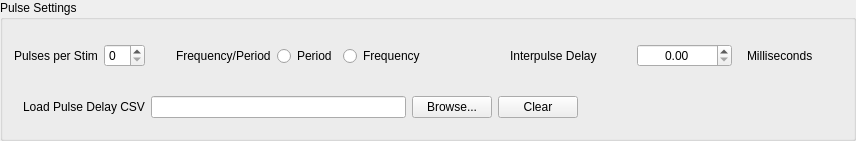
                   <widget class="QGroupBox" name="PulseSettings">
                    <property name="title">
                     <string>Pulse Settings</string>
                    </property>
                    <layout class="QGridLayout" name="gridLayout_40">
                     <item row="0" column="3">
                      <widget class="QWidget" name="widget_7" native="true">
                       <layout class="QGridLayout" name="gridLayout_41">
                        <item row="1" column="0">
                         <widget class="QLabel" name="label_89">
                          <property name="text">
                           <string>Frequency/Period</string>
                          </property>
                         </widget>
                        </item>
                        <item row="1" column="2">
                         <widget class="QRadioButton" name="radioButton_2">
                          <property name="text">
                           <string>Period</string>
                          </property>
                         </widget>
                        </item>
                        <item row="1" column="3">
                         <widget class="QRadioButton" name="radioButton">
                          <property name="text">
                           <string>Frequency</string>
                          </property>
                         </widget>
                        </item>
                       </layout>
                      </widget>
                     </item>
                     <item row="0" column="1">
                      <widget class="QSpinBox" name="spinBox"/>
                     </item>
                     <item row="0" column="6">
                      <widget class="QWidget" name="interpulsedelay_widget" native="true">
                       <property name="sizePolicy">
                        <sizepolicy hsizetype="MinimumExpanding" vsizetype="Preferred">
                         <horstretch>0</horstretch>
                         <verstretch>0</verstretch>
                        </sizepolicy>
                       </property>
                       <property name="minimumSize">
                        <size>
                         <width>350</width>
                         <height>0</height>
                        </size>
                       </property>
                       <layout class="QGridLayout" name="gridLayout_49">
                        <item row="0" column="1">
                         <widget class="QDoubleSpinBox" name="doubleSpinBox">
                          <property name="alignment">
                           <set>Qt::AlignmentFlag::AlignCenter</set>
                          </property>
                         </widget>
                        </item>
                        <item row="0" column="2">
                         <widget class="QWidget" name="widget_29" native="true">
                          <layout class="QGridLayout" name="gridLayout_53">
                           <item row="0" column="0">
                            <widget class="QLabel" name="label_90">
                             <property name="text">
                              <string>Milliseconds</string>
                             </property>
                            </widget>
                           </item>
                          </layout>
                         </widget>
                        </item>
                        <item row="0" column="0">
                         <widget class="QWidget" name="widget_12" native="true">
                          <property name="minimumSize">
                           <size>
                            <width>130</width>
                            <height>0</height>
                           </size>
                          </property>
                          <layout class="QGridLayout" name="gridLayout_52">
                           <item row="0" column="0">
                            <widget class="QLabel" name="label_29">
                             <property name="text">
                              <string>Interpulse Delay</string>
                             </property>
                            </widget>
                           </item>
                          </layout>
                         </widget>
                        </item>
                       </layout>
                      </widget>
                     </item>
                     <item row="0" column="2">
                      <spacer name="horizontalSpacer">
                       <property name="orientation">
                        <enum>Qt::Orientation::Horizontal</enum>
                       </property>
                       <property name="sizeType">
                        <enum>QSizePolicy::Policy::MinimumExpanding</enum>
                       </property>
                       <property name="sizeHint" stdset="0">
                        <size>
                         <width>10</width>
                         <height>20</height>
                        </size>
                       </property>
                      </spacer>
                     </item>
                     <item row="0" column="4">
                      <spacer name="horizontalSpacer_4">
                       <property name="orientation">
                        <enum>Qt::Orientation::Horizontal</enum>
                       </property>
                       <property name="sizeHint" stdset="0">
                        <size>
                         <width>40</width>
                         <height>20</height>
                        </size>
                       </property>
                      </spacer>
                     </item>
                     <item row="0" column="0">
                      <widget class="QLabel" name="label_3">
                       <property name="text">
                        <string>Pulses per Stim</string>
                       </property>
                      </widget>
                     </item>
                     <item row="1" column="0" colspan="7">
                      <widget class="QWidget" name="pulse_delay_csv_widget" native="true">
                       <layout class="QGridLayout" name="gridLayout_pulse_delay_csv">
                        <item row="1" column="0">
                         <widget class="QLabel" name="pulse_delay_csv_label">
                          <property name="text">
                           <string>Load Pulse Delay CSV</string>
                          </property>
                         </widget>
                        </item>
                        <item row="1" column="1">
                         <widget class="QLineEdit" name="pulse_delay_csv_path">
                          <property name="readOnly">
                           <bool>true</bool>
                          </property>
                         </widget>
                        </item>
                        <item row="1" column="2">
                         <widget class="QPushButton" name="pulse_delay_csv_browse">
                          <property name="minimumSize">
                           <size>
                            <width>80</width>
                            <height>0</height>
                           </size>
                          </property>
                          <property name="text">
                           <string>Browse...</string>
                          </property>
                         </widget>
                        </item>
                        <item row="1" column="3">
                         <widget class="QPushButton" name="pulse_delay_csv_clear">
                          <property name="minimumSize">
                           <size>
                            <width>80</width>
                            <height>0</height>
                           </size>
                          </property>
                          <property name="text">
                           <string>Clear</string>
                          </property>
                         </widget>
                        </item>
                        <item row="1" column="4">
                         <spacer name="pulse_delay_csv_spacer">
                          <property name="orientation">
                           <enum>Qt::Orientation::Horizontal</enum>
                          </property>
                          <property name="sizeHint" stdset="0">
                           <size>
                            <width>40</width>
                            <height>20</height>
                           </size>
                          </property>
                         </spacer>
                        </item>
                       </layout>
                      </widget>
                     </item>
                    </layout>
                   </widget>
